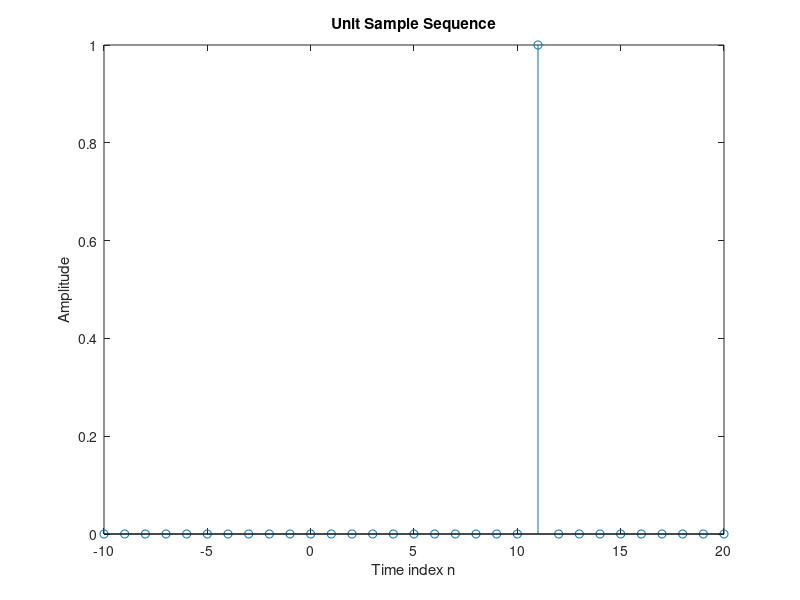

Source code (MATLAB):
% Program Q1.3
% Generation of a Unit Sample Sequence 
clf;
% Generate a vector from -10 to 20
n = -10:20;
% Generate the unit sample sequence
u = [zeros(1,21) 1 zeros(1,9)];
% Plot the unit sample sequence
stem(n,u);
xlabel('Time index n');ylabel('Amplitude');
title('Unit Sample Sequence');
